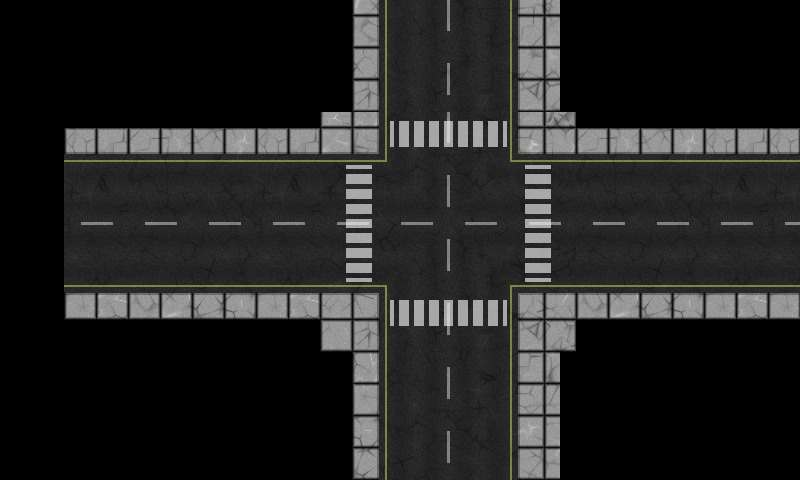

A 2D game scene composited from a Tiled map and its tileset images. What follows is a short description and the map's XML, with every tile layer's data as written:
An orthogonal 50x30 tile map with 16x16 px tiles, 1 tile layer (Camada de Tiles 1).

<map version="1.0" tiledversion="1.0.2" orientation="orthogonal" renderorder="right-down" width="50" height="30" tilewidth="16" tileheight="16" nextobjectid="1">
 <tileset firstgid="1" source="map.tsx" />
 <layer name="Camada de Tiles 1" width="50" height="30">
  <data encoding="csv">
0,0,0,0,0,0,0,0,0,0,0,0,0,0,0,0,0,0,0,0,0,0,627,628,629,630,631,632,633,634,635,636,637,638,639,0,0,0,0,0,0,0,0,0,0,0,0,0,0,0,
0,0,0,0,0,0,0,0,0,0,0,0,0,0,0,0,0,0,0,0,0,0,691,692,693,694,695,696,697,698,699,700,701,702,703,0,0,0,0,0,0,0,0,0,0,0,0,0,0,0,
0,0,0,0,0,0,0,0,0,0,0,0,0,0,0,0,0,0,0,0,0,0,755,756,757,758,759,760,761,762,763,764,765,766,767,0,0,0,0,0,0,0,0,0,0,0,0,0,0,0,
0,0,0,0,0,0,0,0,0,0,0,0,0,0,0,0,0,0,0,0,0,0,819,820,821,822,823,824,825,826,827,828,829,830,831,0,0,0,0,0,0,0,0,0,0,0,0,0,0,0,
0,0,0,0,0,0,0,0,0,0,0,0,0,0,0,0,0,0,0,0,0,0,883,884,885,886,887,888,889,890,891,892,893,894,895,0,0,0,0,0,0,0,0,0,0,0,0,0,0,0,
0,0,0,0,0,0,0,0,0,0,0,0,0,0,0,0,0,0,0,0,0,0,947,948,949,950,951,952,953,954,955,956,957,958,959,0,0,0,0,0,0,0,0,0,0,0,0,0,0,0,
0,0,0,0,0,0,0,0,0,0,0,0,0,0,0,0,0,0,0,0,0,0,1011,1012,1013,1014,1015,1016,1017,1018,1019,1020,1021,1022,1023,0,0,0,0,0,0,0,0,0,0,0,0,0,0,0,
0,0,0,0,0,0,0,0,0,0,0,0,0,0,0,0,0,0,0,0,97,98,99,100,101,102,103,104,105,106,107,108,109,110,111,112,0,0,0,0,0,0,0,0,0,0,0,0,0,0,
0,0,0,0,141,142,143,144,133,134,135,136,137,138,139,140,141,142,143,144,161,162,163,164,165,166,167,168,169,170,171,172,173,174,175,176,133,134,135,136,137,138,139,140,141,142,143,144,141,142,
0,0,0,0,205,206,207,208,197,198,199,200,201,202,203,204,205,206,207,208,225,226,227,228,229,230,231,232,233,234,235,236,237,238,239,240,197,198,199,200,201,202,203,204,205,206,207,208,205,206,
0,0,0,0,269,270,271,272,261,262,263,264,265,266,267,268,269,270,271,272,289,290,291,292,293,294,295,296,297,298,299,300,301,302,303,304,261,262,263,264,265,266,267,268,269,270,271,272,269,270,
0,0,0,0,333,334,335,336,325,326,327,328,329,330,331,332,333,334,335,336,353,354,355,356,357,358,359,360,361,362,363,364,365,366,367,368,325,326,327,328,329,330,331,332,333,334,335,336,333,334,
0,0,0,0,397,398,399,400,389,390,391,392,393,394,395,396,397,398,399,400,417,418,419,420,421,422,423,424,425,426,427,428,429,430,431,432,389,390,391,392,393,394,395,396,397,398,399,400,397,398,
0,0,0,0,461,462,463,464,453,454,455,456,457,458,459,460,461,462,463,464,481,482,483,484,485,486,487,488,489,490,491,492,493,494,495,496,453,454,455,456,457,458,459,460,461,462,463,464,461,462,
0,0,0,0,525,526,527,528,517,518,519,520,521,522,523,524,525,526,527,528,545,546,547,548,549,550,551,552,553,554,555,556,557,558,559,560,517,518,519,520,521,522,523,524,525,526,527,528,525,526,
0,0,0,0,589,590,591,592,581,582,583,584,585,586,587,588,589,590,591,592,609,610,611,612,613,614,615,616,617,618,619,620,621,622,623,624,581,582,583,584,585,586,587,588,589,590,591,592,589,590,
0,0,0,0,653,654,655,656,645,646,647,648,649,650,651,652,653,654,655,656,673,674,675,676,677,678,679,680,681,682,683,684,685,686,687,688,645,646,647,648,649,650,651,652,653,654,655,656,653,654,
0,0,0,0,717,718,719,720,709,710,711,712,713,714,715,716,717,718,719,720,737,738,739,740,741,742,743,744,745,746,747,748,749,750,751,752,709,710,711,712,713,714,715,716,717,718,719,720,717,718,
0,0,0,0,781,782,783,784,773,774,775,776,777,778,779,780,781,782,783,784,801,802,803,804,805,806,807,808,809,810,811,812,813,814,815,816,773,774,775,776,777,778,779,780,781,782,783,784,781,782,
0,0,0,0,845,846,847,848,837,838,839,840,841,842,843,844,845,846,847,848,865,866,867,868,869,870,871,872,873,874,875,876,877,878,879,880,837,838,839,840,841,842,843,844,845,846,847,848,845,846,
0,0,0,0,0,0,0,0,0,0,0,0,0,0,0,0,0,0,0,0,929,930,931,932,933,934,935,936,937,938,939,940,941,942,943,944,0,0,0,0,0,0,0,0,0,0,0,0,0,0,
0,0,0,0,0,0,0,0,0,0,0,0,0,0,0,0,0,0,0,0,993,994,995,996,997,998,999,1000,1001,1002,1003,1004,1005,1006,1007,1008,0,0,0,0,0,0,0,0,0,0,0,0,0,0,
0,0,0,0,0,0,0,0,0,0,0,0,0,0,0,0,0,0,0,0,0,0,51,52,53,54,55,56,57,58,59,60,61,62,63,0,0,0,0,0,0,0,0,0,0,0,0,0,0,0,
0,0,0,0,0,0,0,0,0,0,0,0,0,0,0,0,0,0,0,0,0,0,115,116,117,118,119,120,121,122,123,124,125,126,127,0,0,0,0,0,0,0,0,0,0,0,0,0,0,0,
0,0,0,0,0,0,0,0,0,0,0,0,0,0,0,0,0,0,0,0,0,0,179,180,181,182,183,184,185,186,187,188,189,190,191,0,0,0,0,0,0,0,0,0,0,0,0,0,0,0,
0,0,0,0,0,0,0,0,0,0,0,0,0,0,0,0,0,0,0,0,0,0,243,244,245,246,247,248,249,250,251,252,253,254,255,0,0,0,0,0,0,0,0,0,0,0,0,0,0,0,
0,0,0,0,0,0,0,0,0,0,0,0,0,0,0,0,0,0,0,0,0,0,307,308,309,310,311,312,313,314,315,316,317,318,319,0,0,0,0,0,0,0,0,0,0,0,0,0,0,0,
0,0,0,0,0,0,0,0,0,0,0,0,0,0,0,0,0,0,0,0,0,0,371,372,373,374,375,376,377,378,379,380,381,382,383,0,0,0,0,0,0,0,0,0,0,0,0,0,0,0,
0,0,0,0,0,0,0,0,0,0,0,0,0,0,0,0,0,0,0,0,0,0,435,436,437,438,439,440,441,442,443,444,445,446,447,0,0,0,0,0,0,0,0,0,0,0,0,0,0,0,
0,0,0,0,0,0,0,0,0,0,0,0,0,0,0,0,0,0,0,0,0,0,499,500,501,502,503,504,505,506,507,508,509,510,511,0,0,0,0,0,0,0,0,0,0,0,0,0,0,0
</data>
 </layer>
</map>
